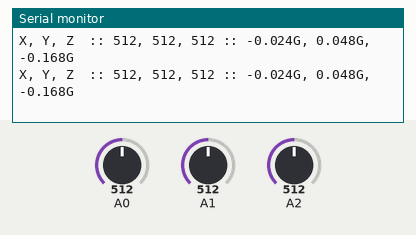
Recording of a sketch running on a simulated Arduino Uno, built with avr-gcc and run on an emulated ATmega328P. On the bench: the last lines printed to the serial monitor. Inputs (shaded band) come from the test bench; at power-on: A0 = 512, A1 = 512, A2 = 512. Storage starts empty.

Above: at 1.2 s.
1.3 s: A0 set to 716
At 1.47 s:
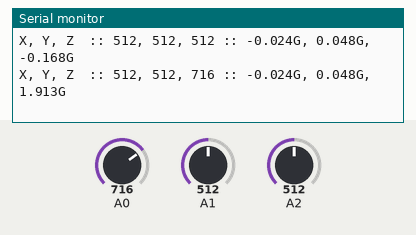
2.8 s: A1 set to 716
At 2.97 s:
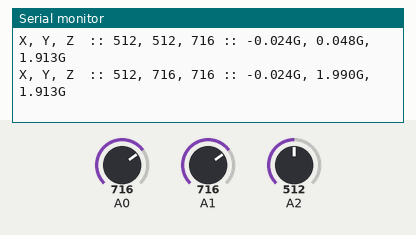
4.3 s: A2 set to 716
At 4.47 s:
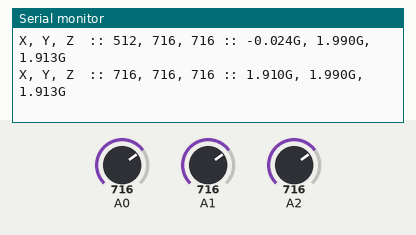
5.8 s: A0 set to 900
At 5.97 s:
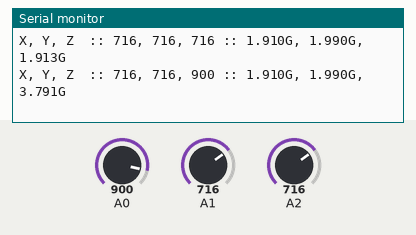
7.3 s: A1 set to 900
At 7.47 s:
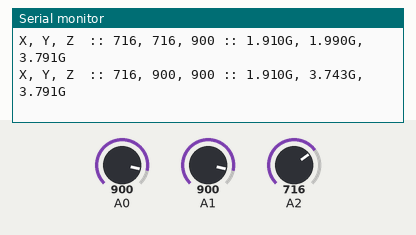
8.8 s: A2 set to 900
At 8.97 s:
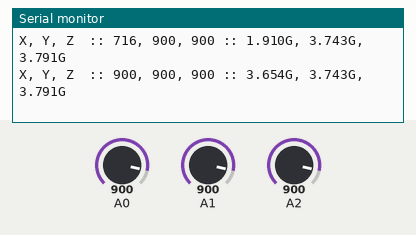
Timing chart, 0 to 11.3 s (numbered marks = the images above; inputs shaded):
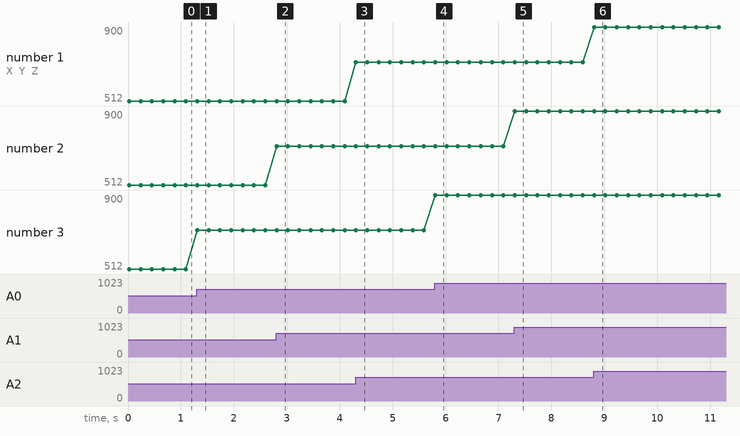

Measured:
- after the input at 1.3 s, the serial monitor: prints a new line at once (image 1)
- after the input at 2.8 s, the serial monitor: prints a new line at once (image 2)
- after the input at 4.3 s, the serial monitor: prints a new line at once (image 3)
- after the input at 5.8 s, the serial monitor: prints a new line at once (image 4)
- after the input at 7.3 s, the serial monitor: prints a new line at once (image 5)
- after the input at 8.8 s, the serial monitor: prints a new line at once (image 6)
- plotted number 3: 512 → 716 after the input at 1.3 s, 716 → 900 after the input at 5.8 s

The sketch:

accel_aref.ino
```cpp
#include <SD.h>

const byte in = 2;
const int chipSelect = 4;   //designates CS for datalogger
byte filerr = 0;

const int xInput = A2;
const int yInput = A1;
const int zInput = A0;

// initialize minimum and maximum Raw Ranges for each axis
float RawMin = 0.0;
float RawMax = 1023.0;

// Take multiple samples to reduce noise
const int sampleSize = 10;

// File naming vars.
String fileName = "";

void setup()
{
  analogReference(EXTERNAL);
  Serial.begin(9600);

  pinMode(in, INPUT);
  if (!SD.begin(chipSelect)) {

    // don't do anything more:
    return;
  }

  // Get the name of the next file.
  int fileNumber = 1;
  int foundFileNumber = 0;

  fileName = "data" + (String)fileNumber + ".txt";

  while(!foundFileNumber)
  {
    if(SD.exists(fileName)){
      fileNumber += 1;
      fileName = "data" + (String)fileNumber + ".txt";
    }
    else {
      foundFileNumber = 1;
    }
  }

}

void loop()
{
  //Read raw values
  int xRaw = ReadAxis(xInput);
  int yRaw = ReadAxis(yInput);
  int zRaw = ReadAxis(zInput);

  // Convert raw values to 'milli-Gs"
  // Use the calibration script to get the raw min and max values for x, y, and z.
  // WARNING: Positive z is inaccurate, 0.75 G measured = 1 G real.
  // We only accurately measure +/- 1 G. [see below for scaling]
  float xScaled = float_map((float)xRaw, 409, 620, -1000.0, 1000.0);
  float yScaled = float_map((float)yRaw, 402, 612, -1000.0, 1000.0);
  float zScaled = float_map((float)zRaw, 406, 651, -1000.0, 1000.0);

  // re-scale to fractional Gs
  float xAccel = xScaled / 1000.0;
  float yAccel = yScaled / 1000.0;
  float zAccel = zScaled / 1000.0;

  // Scale Z by a factor of 1.25 to make it accurate.
  zAccel *= 1.25;

  Serial.print("X, Y, Z  :: ");
  Serial.print(xRaw);
  Serial.print(", ");
  Serial.print(yRaw);
  Serial.print(", ");
  Serial.print(zRaw);
  Serial.print(" :: ");
  Serial.print(xAccel,3);
  Serial.print("G, ");
  Serial.print(yAccel,3);
  Serial.print("G, ");
  Serial.print(zAccel,3);
  Serial.println("G");

  datalog(xRaw, yRaw, zRaw);

  delay(200);
}

// Take samples and return the average
int ReadAxis(int axisPin)
{
  long reading = 0;
//  analogRead(axisPin);
//  delay(1);
//  for (int i = 0; i < sampleSize; i++)
//  {
//  reading += analogRead(axisPin);
//  }
//  return reading/sampleSize;
   return analogRead(axisPin);
}

// Need to implement own map to get decimals.
float float_map(float x, float in_min, float in_max, float out_min, float out_max) {
  return (x - in_min) * (out_max - out_min) / (in_max - in_min) + out_min;
}

void datalog(int xRaw, int yRaw, int zRaw){
     File dataFile = SD.open(fileName, FILE_WRITE);  //open file

    // if the file is available, write to it:
    if(dataFile) {
      dataFile.print(xRaw);
      dataFile.print(", ");
      dataFile.print(yRaw);
      dataFile.print(", ");
      dataFile.print(zRaw);
      dataFile.print(", ");
      dataFile.println(millis());

      dataFile.close();
    }

  // if the file isn't open, pop up an error:
  else {
    filerr = 1;
  }
}
```
